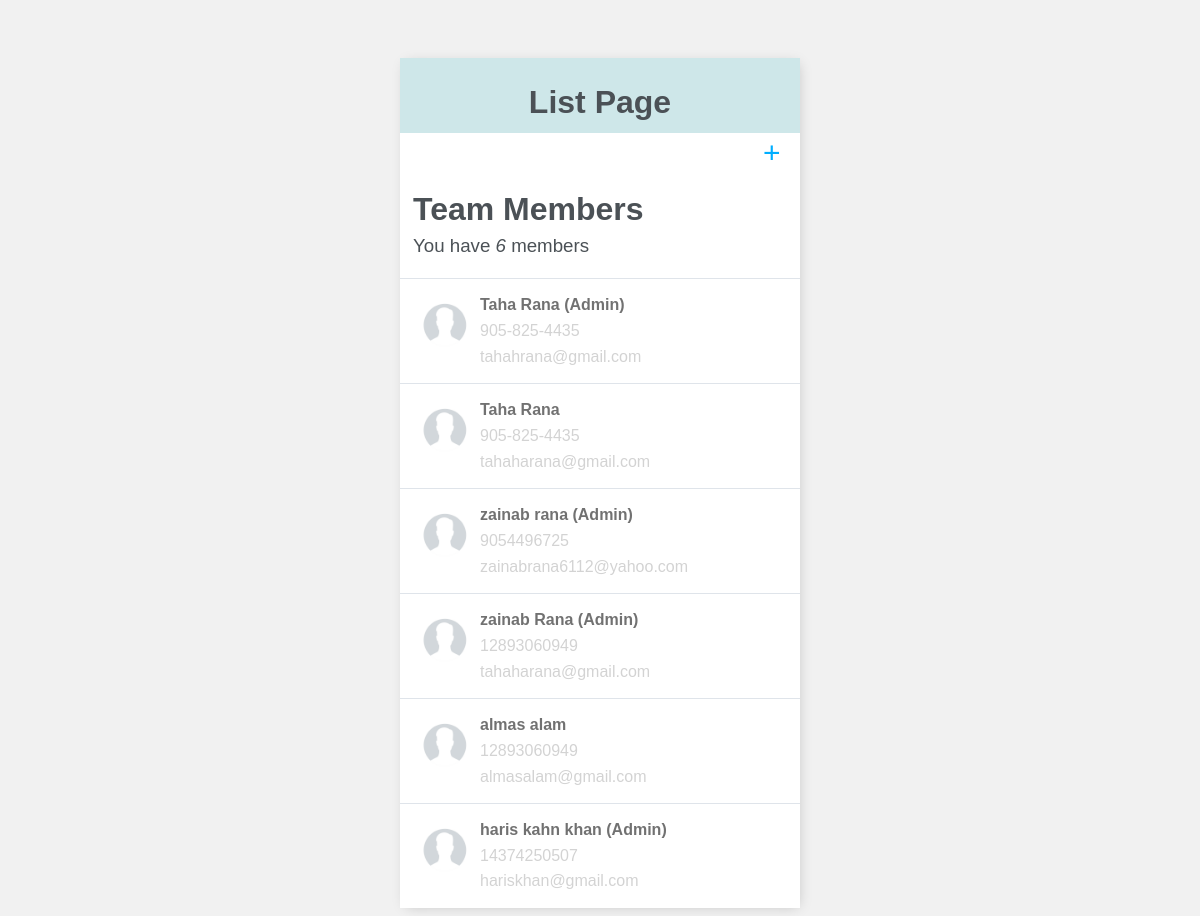
/, run on an earlier commit of the app's database.
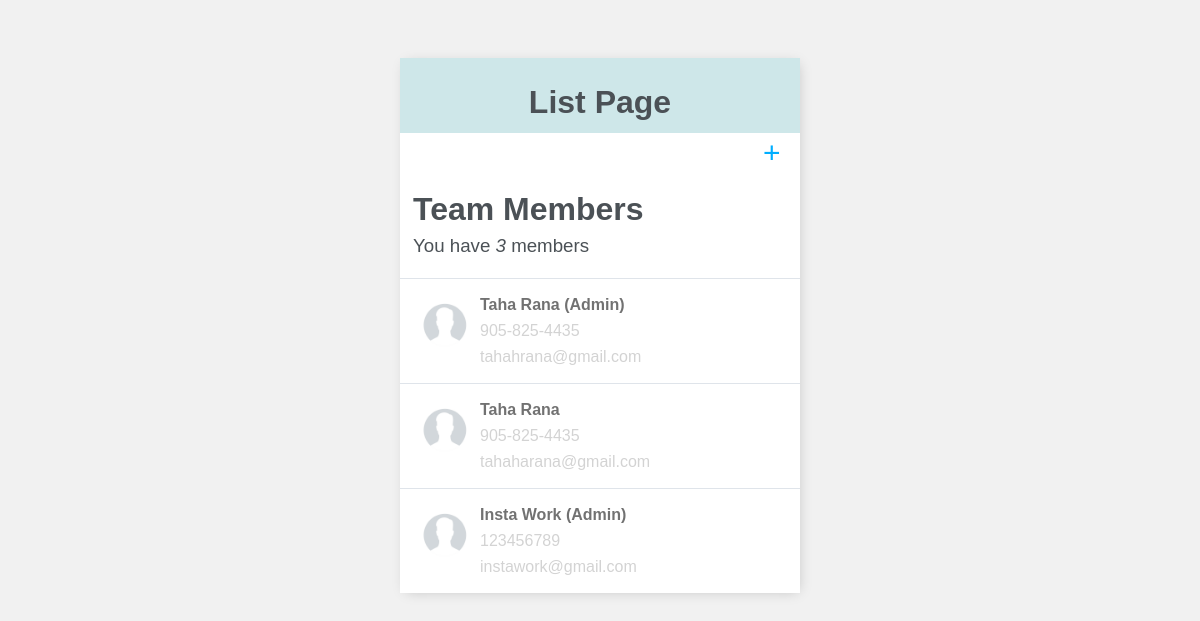
And on a later commit of the database.
### base/models.py (models this page shows, shortened)
class Member(models.Model):
    first = models.CharField(max_length=200)
    last = models.TextField(null=True)
    number = models.TextField(null=True)
    email = models.TextField(null=True)
    role = models.CharField(choices=[('admin', 'Admin - can delete members'), ('regular', 'Regular - cant delete members')], max_length=200, null=True)
    b = models.CharField(max_length=7, default='0000000', editable=False)
    created_at = models.DateTimeField( default=datetime.now())
    class Meta:
        ordering = ['created_at']

### base/views.py (the view)
# urls.py: path('', MemberList.as_view(), name='members'),
class MemberList(ListView):
    model = Member
    context_object_name = 'members'
    def get_context_data(self, **kwargs):
        context = super().get_context_data(**kwargs)
        context['count'] = context['members'].filter(b="0000000").count()
        return context

### base/templates/base/member_list.html
{% extends 'base/main.html' %} {% block content %}
<div class="title-header">
    <h1>List Page</h1>
</div>
<div class="header-bar">
    <div>
         <a id ="addlink" href="{% url 'member-create' %}">&#x2b;</a>
        <h1 >Team Members            </h1>
        <h3>You have <i>{{count}}</i> member{{ count|pluralize:"s" }}</h3>
    </div>
</div>
<div id="memberlist" class="member-items-wrapper">
    {% for member in members %}
    <div class="member-wrapper" data-position="{{member.pk}}">
        <div class="member-title">
            {% if member.role == "admin" %}
            <div class="member-icon">
                <img src="/media/user.jpg" alt="User Image">
            </div>
            <a href="{% url 'member-edit' member.id %}"> <div class="nametext">{{member.first}} {{member.last}} (Admin)</div> <br> <div class="othertext">{{member.number}}</div> <br> <div class="othertext">{{member.email}}</div></a>
            {% else %}
            <div class="member-icon">
                <img src="/media/user.jpg" alt="User Image">
            </div>
            <a href="{% url 'member-edit' member.id %}"><div class="nametext">{{member.first}} {{member.last}}</div><br><div class="othertext">{{member.number}}</div> <br> <div class="othertext">{{member.email}}</div> </a>
            {% endif %}
        </div>
    </div>
    {% empty %}
    <div style="text-align: center; padding-bottom: 10px; line-height: 1em;">
        <h3>No Members to show.</h3>
        <h3>Create a <a style="text-decoration: none; color: #bde8f3;" href="{% url 'member-create' %}">New Member</a> ! </h3>
    </div>
    {% endfor %}
</div>
{% endblock content %}

What changed in the data, as far as the page shows it:
removed Member: first "zainab", last "rana", number "9054496725", email "zainabrana6112@yahoo.com"
removed Member: first "zainab", last "Rana", number "12893060949", email "tahaharana@gmail.com"
removed Member: first "almas", last "alam", number "12893060949", email "almasalam@gmail.com"
removed Member: first "haris kahn", last "khan", number "14374250507", email "hariskhan@gmail.com"
added Member: first "Insta", last "Work", number "123456789", email "instawork@gmail.com"
Also different on the page:
{{ count }}: "6" → "3"
